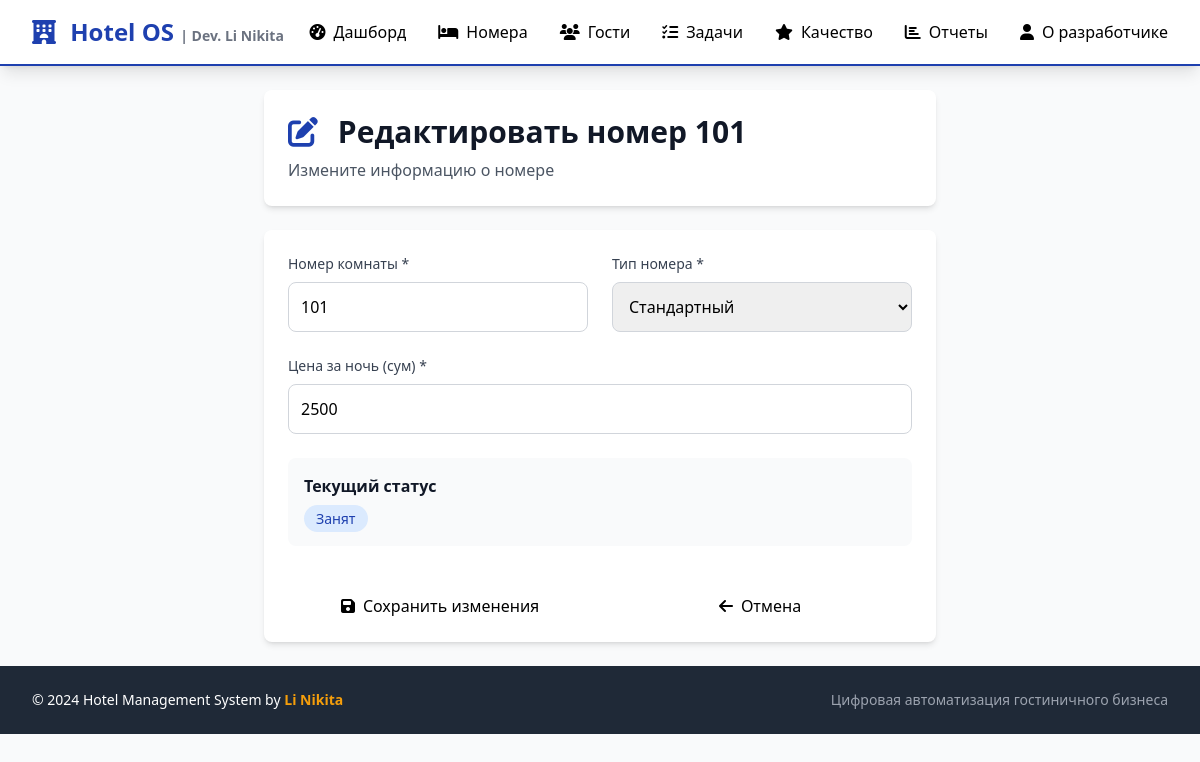
The page /edit_room/1 on the database its author committed.
### tables this page shows
CREATE TABLE rooms (
        id INTEGER PRIMARY KEY AUTOINCREMENT,
        room_number TEXT UNIQUE NOT NULL,
        room_type TEXT NOT NULL,
        status TEXT DEFAULT 'available',
        price REAL NOT NULL,
        created_by TEXT DEFAULT 'Li Nikita'
    );

### app.py (the view, shortened to what this page needs)
@app.route('/edit_room/<int:room_id>', methods=['GET', 'POST'])
def edit_room(room_id):
    conn = get_db_connection()
    room = conn.execute('SELECT * FROM rooms WHERE id = ?', (room_id,)).fetchone()
    conn.close()
    if not room:
        flash('Номер не найден!', 'error')
        return redirect(url_for('rooms'))
    return render_template('edit_room.html', room=room)

### app.py (called while the page is built)
def get_db_connection():
    conn = sqlite3.connect('hotel_system.db')
    conn.row_factory = sqlite3.Row
    return conn

### templates/edit_room.html (shortened to what this page needs)
{% extends "base.html" %}
{% block content %}
<div class="max-w-2xl mx-auto space-y-6">
    <div class="bg-white rounded-lg shadow-md p-6">
        <h2 class="text-3xl font-bold text-gray-900 mb-2">
            <i class="fas fa-edit text-primary mr-3"></i>
            Редактировать номер {{ room.room_number }}
        </h2>
        <p class="text-gray-600">Измените информацию о номере</p>
    </div>
    <div class="bg-white rounded-lg shadow-md p-6">
        <form method="POST" class="space-y-6">
            <div class="grid grid-cols-1 md:grid-cols-2 gap-6">
                <div>
                    <label for="room_number" class="block text-sm font-medium text-gray-700 mb-2">
                        Номер комнаты *
                    </label>
                    <input type="text" id="room_number" name="room_number" required
                           value="{{ room.room_number }}"
                           class="w-full p-3 border border-gray-300 rounded-lg focus:ring-2 focus:ring-primary focus:border-transparent">
                </div>
                <div>
                    <label for="room_type" class="block text-sm font-medium text-gray-700 mb-2">
                        Тип номера *
                    </label>
                    <select id="room_type" name="room_type" required
                            class="w-full p-3 border border-gray-300 rounded-lg focus:ring-2 focus:ring-primary focus:border-transparent">
                        <option value="Standard" {% if room.room_type == 'Standard' %}selected{% endif %}>Стандартный</option>
                    </select>
                </div>
            </div>
            <div>
                <label for="price" class="block text-sm font-medium text-gray-700 mb-2">
                    Цена за ночь (сум) *
                </label>
                <input type="number" id="price" name="price" required min="0" step="1000"
                       value="{{ room.price|int }}"
                       class="w-full p-3 border border-gray-300 rounded-lg focus:ring-2 focus:ring-primary focus:border-transparent">
            </div>
            <div class="bg-gray-50 p-4 rounded-lg">
                <h4 class="font-semibold text-gray-900 mb-2">Текущий статус</h4>
                <span class="px-3 py-1 rounded-full text-sm font-medium
                    {% if room.status == 'available' %}bg-green-100 text-green-800
                    {% elif room.status == 'occupied' %}bg-blue-100 text-blue-800
                    {% elif room.status == 'cleaning' %}bg-yellow-100 text-yellow-800
                    {% else %}bg-red-100 text-red-800{% endif %}">
                    {% if room.status == 'available' %}Свободен
                    {% elif room.status == 'occupied' %}Занят
                    {% elif room.status == 'cleaning' %}На уборке
                    {% else %}На ремонте{% endif %}
                </span>
            </div>
            <div class="flex flex-col md:flex-row gap-4 pt-6">
                <button type="submit" class="btn-primary flex-1">
                    <i class="fas fa-save mr-2"></i>Сохранить изменения
                </button>
                <a href="{{ url_for('rooms') }}" class="btn-secondary flex-1 text-center">
                    <i class="fas fa-arrow-left mr-2"></i>Отмена
                </a>
            </div>
        </form>
    </div>
</div>
{% endblock %}

### static/css/style.css (style rules this page uses)
.btn-primary { @apply bg-primary hover:bg-blue-700 text-white font-medium py-2 px-4 rounded-lg transition-colors duration-200 flex items-center justify-center; }
.btn-secondary { @apply bg-gray-200 hover:bg-gray-300 text-gray-700 font-medium py-2 px-4 rounded-lg transition-colors duration-200 flex items-center justify-center; }
.fade-in { animation: fadeIn 0.5s ease-out; }

### rows shown on the page
rooms: room_number "101", room_type "Стандартный", price "2500"
